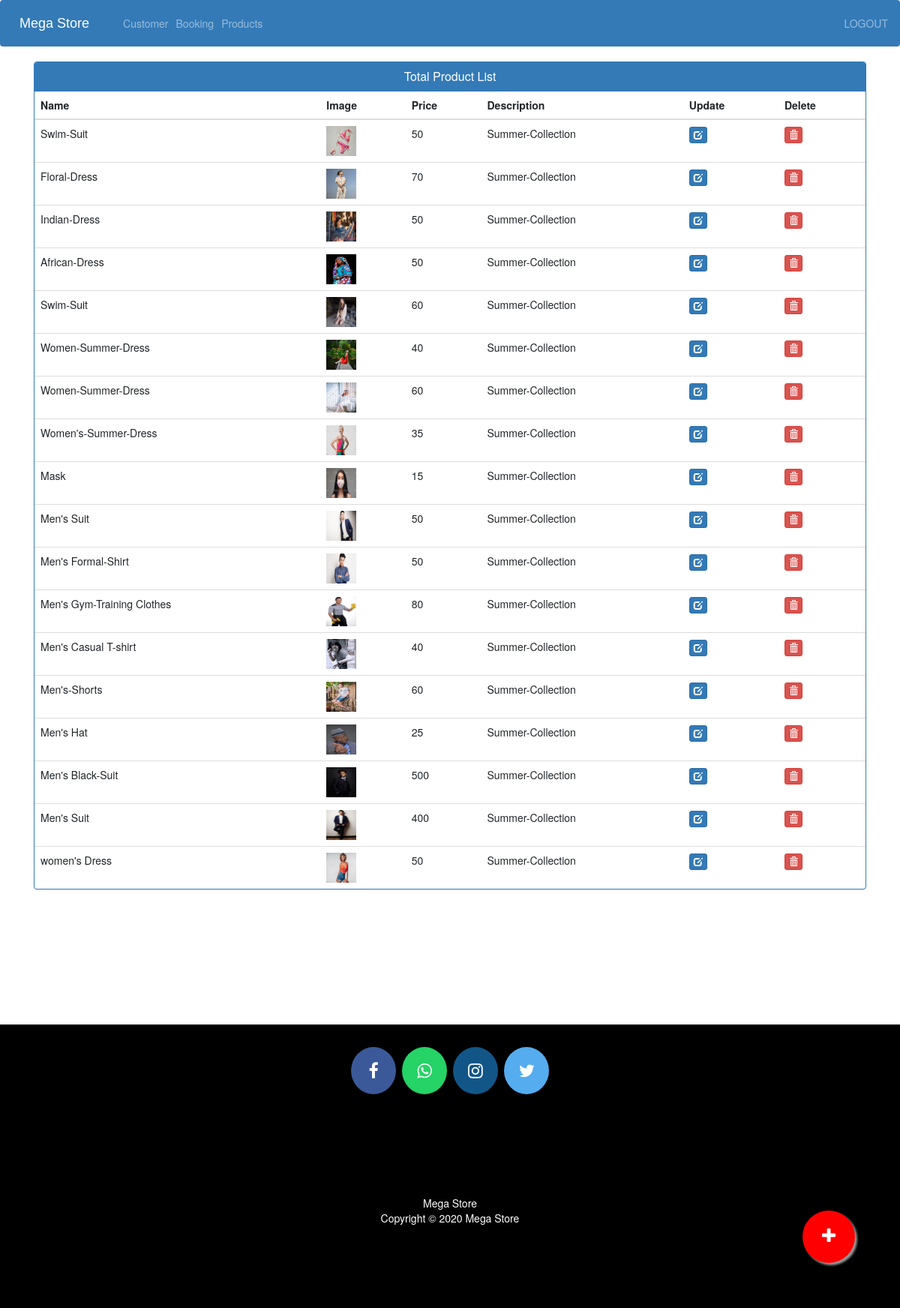
The page /admin-products (signed in) on the database its author committed.
### ecom/models.py (models this page shows, shortened)
class Product(models.Model):
    name=models.CharField(max_length=40)
    product_image= models.ImageField(upload_to='product_image/',null=True,blank=True)
    price = models.PositiveIntegerField()
    description=models.CharField(max_length=40)

### ecom/views.py (the view)
# urls.py: path('admin-products', views.admin_products_view,name='admin-products'),
@login_required(login_url='adminlogin')
def admin_products_view(request):
    products=models.Product.objects.all()
    return render(request,'ecom/admin_products.html',{'products':products})

### templates/ecom/admin_products.html (shortened to what this page needs)
{% extends 'ecom/admin_base.html' %}
{% load static %}
{% block content %}
<head>
  <link href="//netdna.bootstrapcdn.com/bootstrap/3.0.0/css/bootstrap.min.css" rel="stylesheet" id="bootstrap-css">
</head>
<div class="container">
  <div class="panel panel-primary">
    <div class="panel-heading">
      <h6 class="panel-title">Total Product List</h6>
    </div>
    <table class="table table-hover" id="dev-table">
      <thead>
        <tr>
          <th>Name</th>
          <th>Image</th>
          <th>Price</th>
          <th>Description</th>
          <th>Update</th>
          <th>Delete</th>
        </tr>
      </thead>
      {% for p in products %}
  {% if p %}
      <tr>
        <td> {{p.name}}</td>
        <td> <img src="{% static p.product_image.url %}" alt="Profile Pic" height="40px" width="40px" /></td>
        <td>{{p.price}}</td>
        <td>{{p.description}}</td>
        <td><a class="btn btn-primary btn-xs" href="{% url 'update-product' p.id  %}"><span class="glyphicon glyphicon-edit"></span></a></td>
        <td><a class="btn btn-danger btn-xs" href="{% url 'delete-product' p.id  %}"><span class="glyphicon glyphicon-trash"></span></a></td>
      </tr>
      {%else%}
      <br><br><br>
      <h1>no products</h1>
      {% endif %}
      {% endfor %}
    </table>
  </div>
</div>
<a href="/admin-add-product" class="float">
<i class="fa fa-plus my-float"></i>
</a>
{% endblock content %}

### templates/ecom/admin_base.html (shortened to what this page needs)
<!DOCTYPE html>
{% load static %}
<html lang="en">
<head>
  <link rel="stylesheet" href="https://stackpath.bootstrapcdn.com/bootstrap/4.3.1/css/bootstrap.min.css">
  <link rel="stylesheet" href="https://maxcdn.bootstrapcdn.com/font-awesome/4.7.0/css/font-awesome.min.css">
</head>
<body>
  <div class="bs-example">
    <nav class="navbar navbar-expand-md navbar-dark fixed-top" style="background:#337AB7;">
      <a href="/" class="navbar-brand">Mega Store</a>
      <div class="collapse navbar-collapse justify-content-between" id="navbarCollapse">
        <div class="navbar-nav">
          <a href="/view-customer" class="nav-item nav-link">Customer</a>
          <a href="/admin-view-booking" class="nav-item nav-link">Booking</a>
          <a href="/admin-products" class="nav-item nav-link">Products</a>
          <a href="/view-feedback" class="nav-item nav-link"></a>
        </div>
        <div class="navbar-nav navbar-right">
          <a href="/logout" class="nav-item nav-link">LOGOUT</a>
        </div>
      </div>
    </nav>
  </div>
  {% block content %}
  {% endblock content %}
<br><br><br><br><br><br><br><br>
  <footer>
<p>
      <a id="ftr" href="https://www.facebook.com/megha.purohit.56829446" class="fa fa-facebook"></a>
    <a id="ftr" href="https://web.whatsapp.com/" class="fa fa-whatsapp"></a>
    <a id="ftr" href="https://www.instagram.com/" class="fa fa-instagram"></a>
    <a id="ftr" href="https://twitter.com/home" class="fa fa-twitter"></a>
    </p>
    <br>
    <div class="container">
      <div class="row">
        <div class="col-md-12 col-sm-12">
          <div style="color:#ffffff;" class="wow fadeInUp footer-copyright">
            <p>Mega Store<br>
              Copyright &copy; 2020 Mega Store </p>
          </div>
        </div>
      </div>
    </div>
  </footer>
</body>
</html>

### templates/ecom/admin_base.html (style rules this page uses)
.bs-example { margin: 0px; }
.navbar-brand { font-size: 20px; font-family: sans-serif; }
footer { padding: 0px 0px 0px 0px; background-color: black; margin: 0px; }
#ftr { padding: 20px; }
.fa { font-size: 23px; width: 60px; text-align: center; text-decoration: none; margin: 5px 2px; border-radius: 50%; }
.fa-facebook { background: #3B5998; color: white; margin-top: 30px; }
.fa-whatsapp { background: #25d366; color: white; }
.fa-twitter { background: #55ACEE; color: white; }
.fa-instagram { background: #125688; color: white; }
p { text-align: center; }

### templates/ecom/admin_products.html (style rules this page uses)
a:link { text-decoration: none; }
h6 { text-align: center; }
.row { margin: 100px; }
.float { position:fixed; width:70px; height:70px; bottom:60px; right:60px; background-color:red; color:#FFF; border-radius:50px; text-align:center; box-shadow: 3px 3px 3px #999; }
.my-float { margin-top:22px; }

### rows shown on the page
Product: name "Swim-Suit", product_image (picture), price "50", description "Summer-Collection"
Product: name "Floral-Dress", product_image (picture), price "70", description "Summer-Collection"
Product: name "Indian-Dress", product_image (picture), price "50", description "Summer-Collection"
Product: name "African-Dress", product_image (picture), price "50", description "Summer-Collection"
Product: name "Swim-Suit", product_image (picture), price "60", description "Summer-Collection"
Product: name "Women-Summer-Dress", product_image (picture), price "40", description "Summer-Collection"
Product: name "Women-Summer-Dress", product_image (picture), price "60", description "Summer-Collection"
Product: name "Women's-Summer-Dress", product_image (picture), price "35", description "Summer-Collection"
Product: name "Mask", product_image (picture), price "15", description "Summer-Collection"
Product: name "Men's Suit", product_image (picture), price "50", description "Summer-Collection"
Product: name "Men's Formal-Shirt", product_image (picture), price "50", description "Summer-Collection"
Product: name "Men's Gym-Training Clothes", product_image (picture), price "80", description "Summer-Collection"
Product: name "Men's Casual T-shirt", product_image (picture), price "40", description "Summer-Collection"
Product: name "Men's-Shorts", product_image (picture), price "60", description "Summer-Collection"
Product: name "Men's Hat", product_image (picture), price "25", description "Summer-Collection"
Product: name "Men's Black-Suit", product_image (picture), price "500", description "Summer-Collection"
Product: name "Men's Suit", product_image (picture), price "400", description "Summer-Collection"
Product: name "women's Dress", product_image (picture), price "50", description "Summer-Collection"
